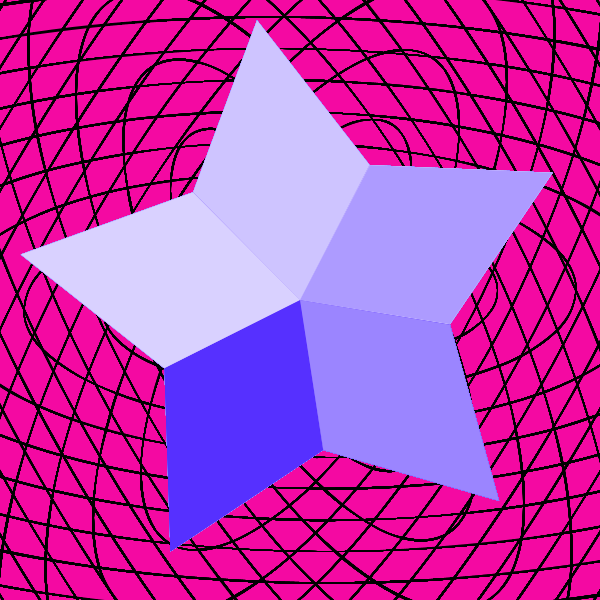
Frame 1 (no input)
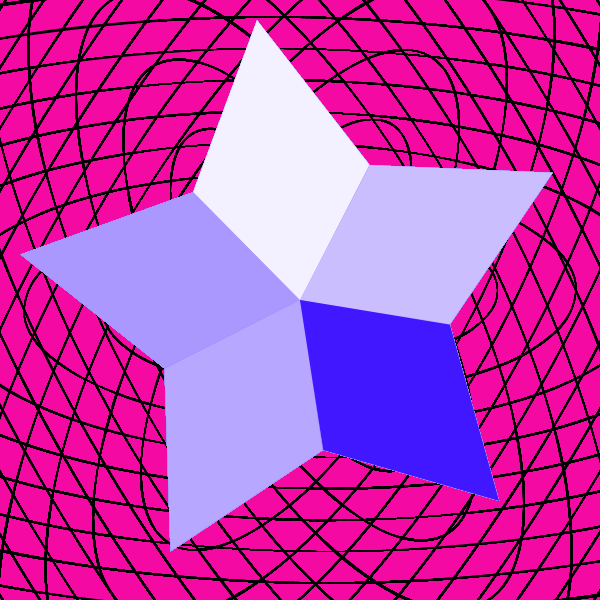
Frame 60 (the mouse pressed at the canvas centre just before this capture)
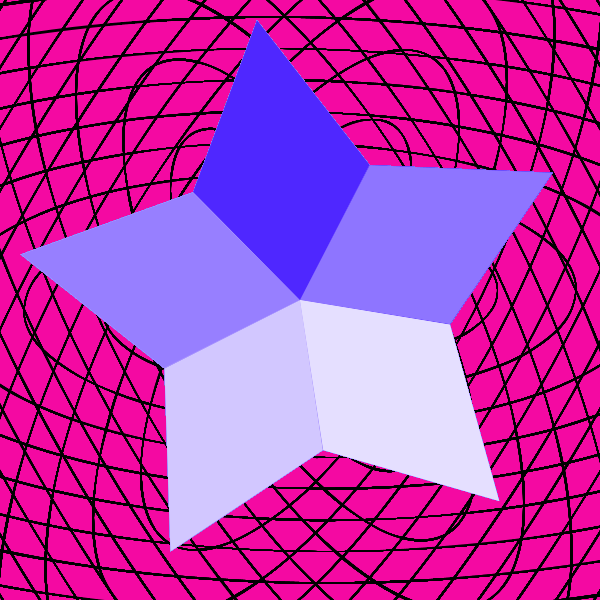
Frame 120 (the mouse held since frame 60 and released just before this capture)

The Processing sketch that drew these frames (run headless with seeded random() and noise(); from frame 60 on, the mouse is pressed at the canvas centre):

// Processing sketch: processing_21428
// ── processing_21428.pde

//Jason Fitzgerald
//Symmetry group D10

void setup(){
  size(600,600);
  colorMode(HSB,360,100,100);
  smooth();
 background(321,96,96);
  frameRate(5);
}

void draw(){
  translate(width/2, height/2);//make 0.0. center
  //println (mouseX +"," + mouseY);//to track x,y locations so I can draw my shapes without guessing as much

for(int j = 0; j < 360; j++){
  rotate(radians(60));
  strokeWeight(1);
  beginShape();
  noFill();
  for(int i=0;i<360;i++){
    rotate(radians(72));
    curveVertex((i*5)*sin(i/5.0),(i*2)*cos(i/5.0));
  }
  endShape(); 
}


  for(int j = 0; j < 360; j++){//this makes 1 degree increments around 360 degrees
    rotate(radians(72));//increments the line on the following line of code 1 degree
    noStroke();
    strokeJoin(ROUND);
    beginShape();
    fill(251,random(0,100),100);
    quad(0,0, 24,150, 200,200, 150,24);
    endShape();

  }
}
